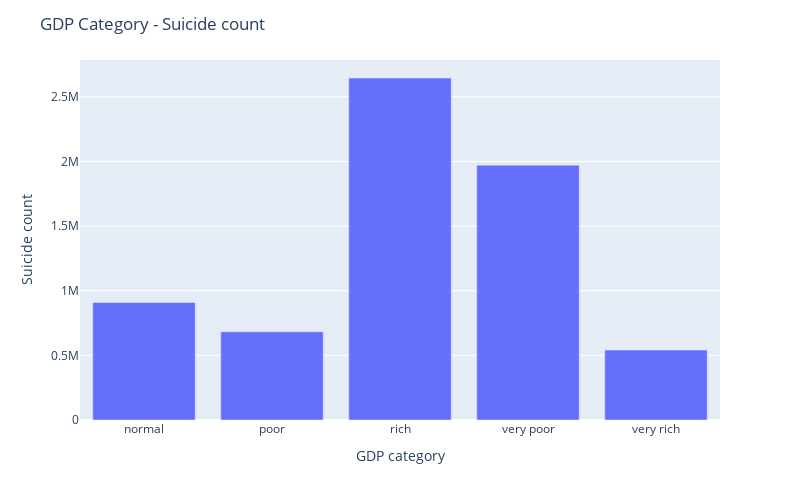

Notebook cell for this chart:
### Code cell
fig=px.bar(gdp_category,x=gdp_category.index,y=gdp_category)
fig.update_layout(title='GDP Category - Suicide count', xaxis_title='GDP category', yaxis_title='Suicide count',width=800,height=500)

### Figure 1 — Plotly figure (JSON) as saved in the notebook; plotly's stock layout.template omitted (floating-point values rounded to 4 significant figures)
{"data": [{"alignmentgroup": "True", "hovertemplate": "gdp category=%{x}<br>y=%{y}<extra></extra>", "legendgroup": "", "marker": {"color": "#636efa", "pattern": {"shape": ""}}, "name": "", "offsetgroup": "", "orientation": "v", "showlegend": false, "textposition": "auto", "type": "bar", "x": ["normal", "poor", "rich", "very poor", "very rich"], "xaxis": "x", "y": [908782, 682282, 2645433, 1970829, 541094], "yaxis": "y"}], "layout": {"barmode": "relative", "height": 500, "legend": {"tracegroupgap": 0}, "margin": {"t": 60}, "title": {"text": "GDP Category - Suicide count"}, "width": 800, "xaxis": {"anchor": "y", "autorange": true, "domain": [0, 1], "range": [-0.5, 4.5], "title": {"text": "GDP category"}, "type": "category"}, "yaxis": {"anchor": "x", "autorange": true, "domain": [0, 1], "range": [0, 2785000.0], "title": {"text": "Suicide count"}, "type": "linear"}}}
